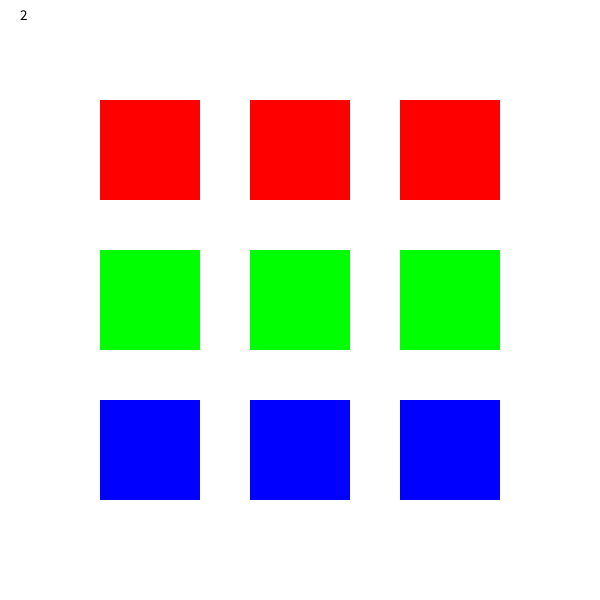
Frame 1 (no input)
Frame 60 (the mouse pressed at the canvas centre just before this capture): identical to frame 1, image omitted
Frame 120 (the mouse held since frame 60 and released just before this capture): identical to frame 1, image omitted

The Processing sketch that drew this single still picture (run headless with seeded random() and noise(); from frame 60 on, the mouse is pressed at the canvas centre):

// Processing sketch: sketch_04d_twoLoops
// ── sketch_04d_twoLoops.pde
/*
 * This program draws 3 rows of 3 squares in the display window
 * Each row is coloured red, green, and blue.
 * In this example the 9 squares are drawn using two different methods involing
 * for loops. Change the value of the variable "caseNum" from 1 to 2 to swap methods.
 *
 * The first method (caseNum == 1) uses 3 for loops to draw each row.
 * The second method (caseNum == 2) uses 2 nested for loops to draw rows and columns.
 *
 * The on-screen results are the same, but the execution flow is different.
 * Notice that in the nested loop case, only one call to rect is made, but it is called 9 times
 * 
 */

// variables:
int num = 3;  // number of rows/cols
int caseNum;  // which method of looping to use

void setup() {
  size(600, 600);
  background(180);
  //noLoop(); // only execute the draw function once
  rectMode(CENTER);
  noStroke();

  // change the value of caseNum from 1 to 2 to execute different parts of the code
  caseNum = 2;
}


void draw() {
   background(255);
   
   fill(0);
   textSize(15);
   text(caseNum, 20 ,20 );
   
  // the first case: 3 for loops, 1 for each row
  if (caseNum == 1) {
    // row 1
    fill(255, 0, 0);
    for (int i=0; i<num; i++) {
      rect(150+150*i, 150, 100, 100);
    }

    // row 2
    fill(0, 255, 0);
    for (int i=0; i<num; i++) {
      rect(150+150*i, 300, 100, 100);
    }

    // row 3
    fill(0, 0, 255);
    for (int i=0; i<num; i++) {
      rect(150+150*i, 450, 100, 100);
    }
    
  } else if (caseNum == 2) {
    // second case: nested for loops
    
    for (int i=0; i<num; i++) { // col
      for (int j=0; j<num; j++) { // row
      
        // select the fill colour based on row
        switch(j) {
        case 0:
          fill(255, 0, 0);
          break;
        case 1:
          fill(0, 255, 0);
          break;
        case 2:
          fill(0, 0, 255);
          break;
        }
        // draw the rectangle
        rect(150 + 150*i, 150 + 150*j, 100, 100);
      } // end for (j)
    } // end for (i)
  } // end if
} //end of draw 

void keyPressed(){
  if(key == '1'){
    caseNum = 1;
  } else if (key == '2'){
    caseNum = 2;
  }
  
}
